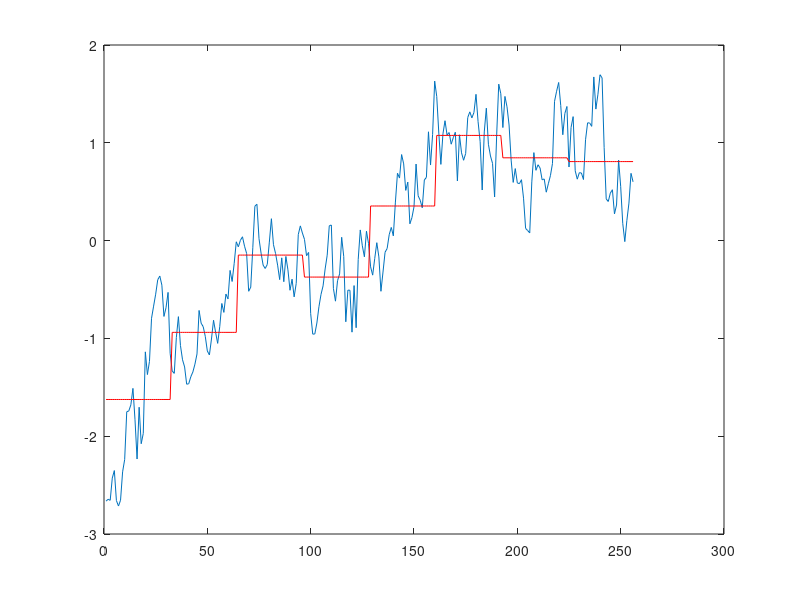

Reproduce this figure in MATLAB. (Note: this script raises an error after producing the figure.)
% Copyright and terms of use (DO NOT REMOVE):
% The code is made freely available for non-commercial uses only, provided that the copyright 
% header in each file not be removed, and suitable citation(s) (see below) be made for papers 
% published based on the code.
%
% The code is not optimized for speed, and we are not responsible for any errors that might
% occur in the code.
%
% The copyright of the code is retained by the authors.  By downloading/using this code you
% agree to all the terms stated above.
%
%   Lin, J., Keogh, E., Lonardi, S. & Chiu, B. 
%   "A Symbolic Representation of Time Series, with Implications for Streaming Algorithms." 
%   In proceedings of the 8th ACM SIGMOD Workshop on Research Issues in Data Mining and 
%   Knowledge Discovery. San Diego, CA. June 13, 2003. 
%
%
%   Lin, J., Keogh, E., Patel, P. & Lonardi, S. 
%   "Finding Motifs in Time Series". In proceedings of the 2nd Workshop on Temporal Data Mining, 
%   at the 8th ACM SIGKDD International Conference on Knowledge Discovery and Data Mining. 
%   Edmonton, Alberta, Canada. July 23-26, 2002
%
%
% This code provides a step-by-step demo of SAX (Symbolic Aggregate approXimation).  Press enter
% for the next step.
% 
%   usage: [str] = sax_demo
%          [str] = sax_demo(data)
%
% Copyright (c) 2003, Eamonn Keogh, Jessica Lin, Stefano Lonardi, Pranav Patel, Li Wei. All rights reserved.
%
function [sax_string] = sax_demo(data,nseg,alphabet_size)

    if nargin == 0
        data_len      = 256;
        data = random_walk(data_len)
        nseg=8;
        alphabet_size=3;
    else
        data_len      = length(data);
    end
    
    %nseg          = 6;
    %alphabet_size = 3;

    if alphabet_size > 10
        disp('Currently alphabet_size cannot be larger than 10.  Please update the breakpoint table if you wish to do so');
        return;
    end
    
    data_len
    nseg
    
    % nseg must be divisible by data length
    if (mod(data_len, nseg))
        
        disp('nseg must be divisible by the data length. Aborting ');
        return;  
        
    end;

    % win_size is the number of data points on the raw time series that will be mapped to a 
    % single symbol
    win_size = floor(data_len/nseg)
    
    data = (data - mean(data))/std(data);
    
    plot(data);

    pause;
    
    % special case: no dimensionality reduction
    if data_len == nseg
        PAA = data;
        
    % Convert to PAA.  Note that this line is also in timeseries2symbol, which will be
    % called later.  So it's redundant here and is for the purpose of plotting only.
    else
        PAA = [mean(reshape(data,win_size,nseg))] ;                
    end
    
    % plot the PAA segments
    PAA_plot = repmat(PAA', 1, win_size);
    PAA_plot = reshape(PAA_plot', 1, data_len)';
    
    hold on;
    plot(PAA_plot,'r');
    
    pause;

    % map the segments to string
    str = timeseries2symbol(data, data_len, nseg, alphabet_size);
    
    % get the breakpoints
    switch alphabet_size
        case 2, cutlines  = [0];
        case 3, cutlines  = [-0.43 0.43];
        case 4, cutlines  = [-0.67 0 0.67];
        case 5, cutlines  = [-0.84 -0.25 0.25 0.84];
        case 6, cutlines  = [-0.97 -0.43 0 0.43 0.97];
        case 7, cutlines  = [-1.07 -0.57 -0.18 0.18 0.57 1.07];
        case 8, cutlines  = [-1.15 -0.67 -0.32 0 0.32 0.67 1.15];
        case 9, cutlines  = [-1.22 -0.76 -0.43 -0.14 0.14 0.43 0.76 1.22];
        case 10, cutlines = [-1.28 -0.84 -0.52 -0.25 0. 0.25 0.52 0.84 1.28];
        otherwise, disp('WARNING:: Alphabet size too big');
    end;

    % draw the gray guide lines in the background
    guidelines = repmat(cutlines', 1, data_len);    
    plot(guidelines', 'color', [0.8 0.8 0.8]);
    hold on    
    
    pause;
    
    color = {'g', 'y', 'm', 'c'};
    symbols = {'a', 'b', 'c', 'd', 'e', 'f', 'g', 'h', 'i', 'j'};
    
    % high-light the segments and assign them to symbols
    for i = 1 : nseg
        
        % get the x coordinates for the segments
        x_start = (i-1) * win_size + 1;
        x_end   = x_start + win_size - 1;
        x_mid   = x_start + (x_end - x_start) / 2;

        % color-code each segment
        colorIndex = rem(str(i),length(color))+1;
        
        % draw the segments
        plot([x_start:x_end],PAA_plot([x_start:x_end]), 'color', color{colorIndex}, 'linewidth', 3);

        % show symbols
        text(x_mid, PAA_plot(x_start), symbols{str(i)}, 'fontsize', 14);
    end
    
    sax_string = symbols(str);
%end


%------------------------------------------------------------------------------------------
% Make random walk data
%------------------------------------------------------------------------------------------

function r = random_walk(n)
% r = random_walk(n)
% n: length of random walk time series
% 
% This is the continuous analog of symmetric random walk, each increment y(s+t)-y(s) is 
% Gaussian with distribution N(0,t^2) and increments over disjoint intervals are independent. 
% It is typically simulated as an approximating random walk in discrete time. 

sigma=1;
r=[0 cumsum(sigma.*randn(1,n-1))]; % standard Brownian motion 